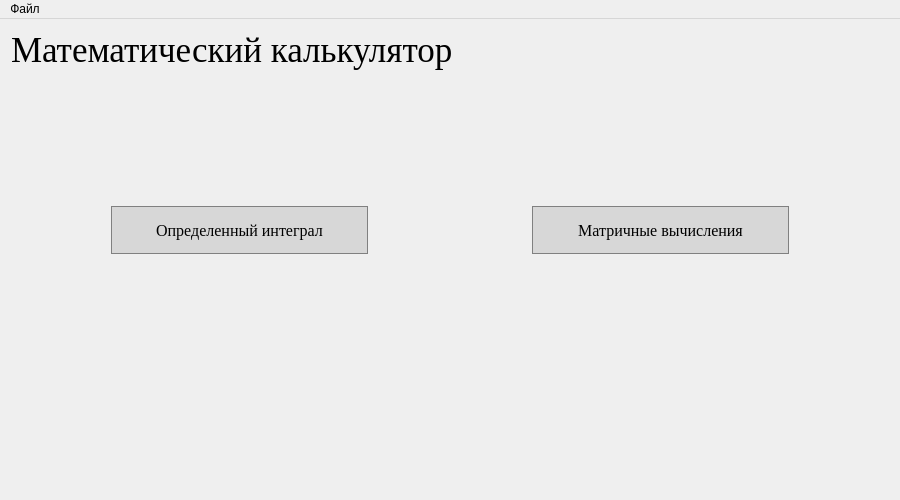
<?xml version="1.0" encoding="UTF-8"?>
<ui version="4.0">
 <class>MainWindow</class>
 <widget class="QMainWindow" name="MainWindow">
  <property name="geometry">
   <rect>
    <x>0</x>
    <y>0</y>
    <width>900</width>
    <height>500</height>
   </rect>
  </property>
  <property name="windowTitle">
   <string>Может получится что-то норм</string>
  </property>
  <property name="windowIcon">
   <iconset resource="icons.qrc">
    <normaloff>:/images/sigma.png</normaloff>:/images/sigma.png</iconset>
  </property>
  <property name="styleSheet">
   <string notr="true"/>
  </property>
  <widget class="QWidget" name="centralWidget">
   <layout class="QGridLayout" name="gridLayout">
    <item row="0" column="0">
     <layout class="QGridLayout" name="gridLayout_2">
      <item row="0" column="0">
       <widget class="QLabel" name="label">
        <property name="font">
         <font>
          <family>Times New Roman</family>
          <pointsize>26</pointsize>
         </font>
        </property>
        <property name="styleSheet">
         <string notr="true">QLabel {
	qproperty-alignment: 'AlignVCenter | AlignCenter';
}</string>
        </property>
        <property name="text">
         <string>Математический калькулятор</string>
        </property>
        <property name="margin">
         <number>20</number>
        </property>
       </widget>
      </item>
      <item row="1" column="0">
       <layout class="QVBoxLayout" name="verticalLayout">
        <item>
         <spacer name="verticalSpacer_2">
          <property name="orientation">
           <enum>Qt::Vertical</enum>
          </property>
          <property name="sizeType">
           <enum>QSizePolicy::Fixed</enum>
          </property>
          <property name="sizeHint" stdset="0">
           <size>
            <width>178</width>
            <height>130</height>
           </size>
          </property>
         </spacer>
        </item>
        <item>
         <layout class="QHBoxLayout" name="horizontalLayout_2">
          <property name="leftMargin">
           <number>100</number>
          </property>
          <property name="rightMargin">
           <number>100</number>
          </property>
          <item>
           <widget class="QPushButton" name="pushButton_integral">
            <property name="sizePolicy">
             <sizepolicy hsizetype="Preferred" vsizetype="Preferred">
              <horstretch>0</horstretch>
              <verstretch>0</verstretch>
             </sizepolicy>
            </property>
            <property name="font">
             <font>
              <family>Times New Roman</family>
              <pointsize>12</pointsize>
             </font>
            </property>
            <property name="styleSheet">
             <string notr="true">QPushButton {
  background-color: rgb(215, 215, 215);
  border: 1px solid gray;
}
QPushButton:pressed {
    background-color: qlineargradient(x1: 0, y1: 0, x2: 0, y2: 1,
                                      stop: 0 #BEBEBE, stop: 1 #D7D7D7);
}</string>
            </property>
            <property name="text">
             <string>Определенный интеграл</string>
            </property>
           </widget>
          </item>
          <item>
           <spacer name="horizontalSpacer">
            <property name="orientation">
             <enum>Qt::Horizontal</enum>
            </property>
            <property name="sizeType">
             <enum>QSizePolicy::Preferred</enum>
            </property>
            <property name="sizeHint" stdset="0">
             <size>
              <width>158</width>
              <height>48</height>
             </size>
            </property>
           </spacer>
          </item>
          <item>
           <widget class="QPushButton" name="pushButton_matrix">
            <property name="sizePolicy">
             <sizepolicy hsizetype="Preferred" vsizetype="Preferred">
              <horstretch>0</horstretch>
              <verstretch>0</verstretch>
             </sizepolicy>
            </property>
            <property name="font">
             <font>
              <family>Times New Roman</family>
              <pointsize>12</pointsize>
             </font>
            </property>
            <property name="styleSheet">
             <string notr="true">QPushButton {
  background-color: rgb(215, 215, 215);
  border: 1px solid gray;
}
QPushButton:pressed {
    background-color: qlineargradient(x1: 0, y1: 0, x2: 0, y2: 1,
                                      stop: 0 #BEBEBE, stop: 1 #D7D7D7);
}</string>
            </property>
            <property name="text">
             <string>Матричные вычисления</string>
            </property>
           </widget>
          </item>
         </layout>
        </item>
        <item>
         <spacer name="verticalSpacer">
          <property name="orientation">
           <enum>Qt::Vertical</enum>
          </property>
          <property name="sizeHint" stdset="0">
           <size>
            <width>178</width>
            <height>100</height>
           </size>
          </property>
         </spacer>
        </item>
       </layout>
      </item>
     </layout>
    </item>
   </layout>
  </widget>
  <widget class="QMenuBar" name="menuBar">
   <property name="geometry">
    <rect>
     <x>0</x>
     <y>0</y>
     <width>900</width>
     <height>26</height>
    </rect>
   </property>
   <widget class="QMenu" name="menu">
    <property name="title">
     <string>Файл</string>
    </property>
    <addaction name="help"/>
    <addaction name="close"/>
   </widget>
   <addaction name="menu"/>
  </widget>
  <action name="help">
   <property name="icon">
    <iconset>
     <normaloff>:/icons/Cute-Ball-Help-icon.png</normaloff>:/icons/Cute-Ball-Help-icon.png</iconset>
   </property>
   <property name="text">
    <string>О программе</string>
   </property>
  </action>
  <action name="close">
   <property name="icon">
    <iconset>
     <normaloff>:/icons/logo-kriz4.jpg</normaloff>:/icons/logo-kriz4.jpg</iconset>
   </property>
   <property name="text">
    <string>Закрыть</string>
   </property>
  </action>
 </widget>
 <layoutdefault spacing="6" margin="11"/>
 <resources>
  <include location="icons.qrc"/>
 </resources>
 <connections/>
</ui>
